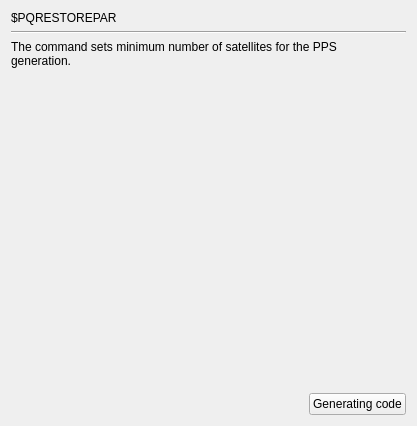
     <widget class="QWidget" name="page_PQRESTOREPAR">
      <layout class="QGridLayout" name="gridLayout_283">
       <item row="2" column="0" colspan="2">
        <widget class="QLabel" name="label_595">
         <property name="text">
          <string>The command sets minimum number of satellites for the PPS 
generation.</string>
         </property>
        </widget>
       </item>
       <item row="3" column="1">
        <spacer name="verticalSpacer_152">
         <property name="orientation">
          <enum>Qt::Vertical</enum>
         </property>
         <property name="sizeHint" stdset="0">
          <size>
           <width>20</width>
           <height>319</height>
          </size>
         </property>
        </spacer>
       </item>
       <item row="1" column="0" colspan="2">
        <widget class="Line" name="line_152">
         <property name="orientation">
          <enum>Qt::Horizontal</enum>
         </property>
        </widget>
       </item>
       <item row="0" column="0" colspan="2">
        <widget class="QLabel" name="label_594">
         <property name="text">
          <string>$PQRESTOREPAR</string>
         </property>
        </widget>
       </item>
       <item row="4" column="0">
        <spacer name="horizontalSpacer_152">
         <property name="orientation">
          <enum>Qt::Horizontal</enum>
         </property>
         <property name="sizeHint" stdset="0">
          <size>
           <width>292</width>
           <height>20</height>
          </size>
         </property>
        </spacer>
       </item>
       <item row="4" column="1">
        <widget class="QPushButton" name="GC_PQRESTOREPAR">
         <property name="layoutDirection">
          <enum>Qt::LeftToRight</enum>
         </property>
         <property name="text">
          <string>Generating code</string>
         </property>
        </widget>
       </item>
      </layout>
     </widget>
